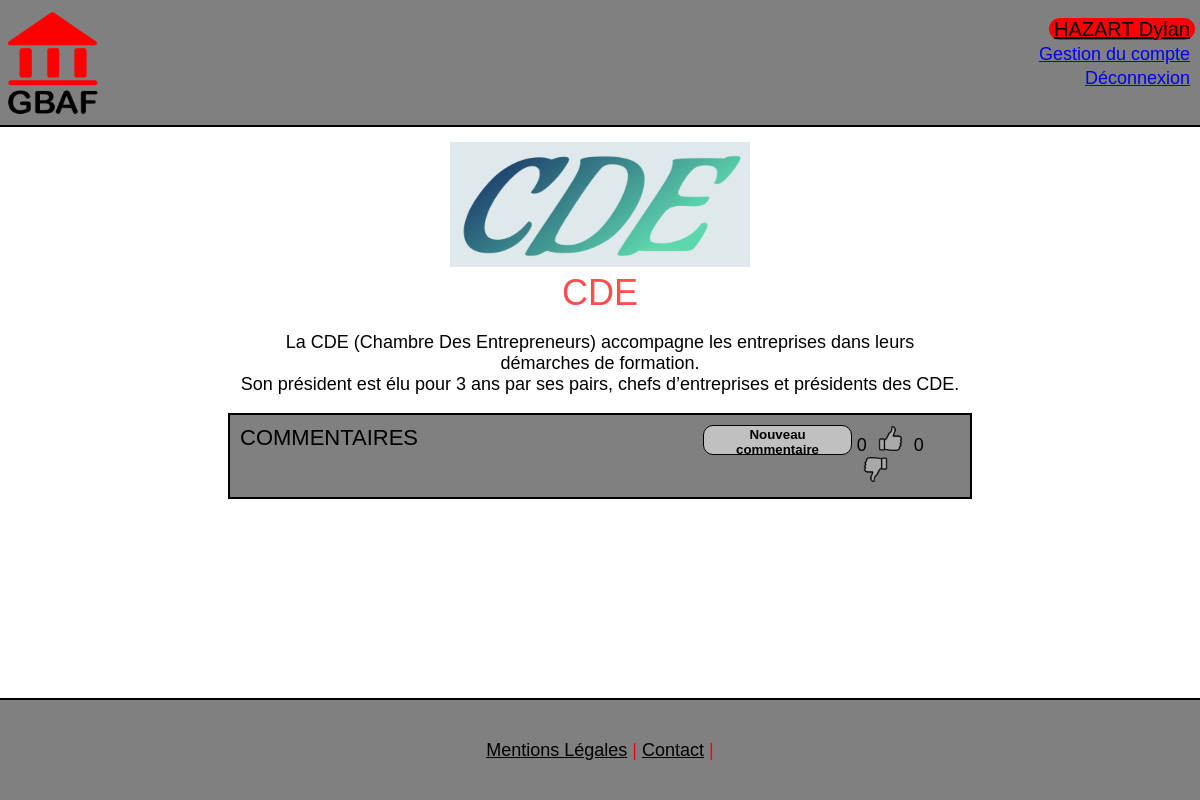
The page /actors.php?acteur=4 (signed in) on the database its author committed.
### tables this page shows
CREATE TABLE `acteur` (
  `id_acteur` int(11) NOT NULL,
  `acteur` varchar(255) NOT NULL,
  `description` text NOT NULL,
  `logo` varchar(255) NOT NULL
);

### actors.php (the view, shortened to what this page needs)
<!DOCTYPE html>
<html lang="fr">
    <head>
    	<link rel="stylesheet" href="css/style.css"/>
    </head>
    <body>
    	<header class="site-header-container">
			<div class="site-header-content"><?php include 'header.php'; ?></div>
		</header>
    	<?php
		try
		{
			$bdd = new PDO('mysql:host=localhost;dbname=oc_gbaf;charset=utf8', 'root', 'root');
		}
		catch(Exception $e)
		{
		    die('Erreur : '.$e->getMessage());
		}
		$id_acteur = $_GET['acteur'];
		$req = $bdd->prepare('SELECT id_acteur, acteur, description, logo FROM acteur WHERE id_acteur = :id_acteur');
		$req->execute(array(
			'id_acteur' => $id_acteur));
		$donnees = $req->fetch();
		?>
		<section class="actor-section-container">
			<img alt="Logo partenaire" src="img/<?php echo htmlspecialchars($donnees['logo']); ?>" alt="Image de présentation de l'acteur">
			<h2>
				<?php echo htmlspecialchars($donnees['acteur']); ?>
			</h2>
			<p>
				<?php echo nl2br(htmlspecialchars($donnees['description'])); ?>
			</p>
		</section>
		<section id="post-list-container">
			<div id="post-list-content-title">
				<h3>COMMENTAIRES</h3>
				<form id="form-add-post-button" method="post" action="add_post.php?acteur=<?php echo $id_acteur;?>">
					<button name="addPostBtn" type="submit" value="addPost">Nouveau commentaire</button>
				</form>
				<div id="likesystem-container">
					<?php include 'likesystem.php'; ?>
				</div>
			</div>
		</section>
		<footer class="site-footer-container">
			<div class="site-footer-content"><?php include 'footer.php'; ?></div>
		</footer>
	</body>
</html>

### css/style.css (style rules this page uses)
body { margin: 0px 0px 150px 0px; font: 18px "Comic Sans", sans-serif; }
h2 { font: 26px "Comic Sans", sans-serif; }
h3 { font: 22px "Comic Sans", sans-serif; }
.site-header-content { height: 125px; display: flex; flex-direction: row; border-bottom: 2px solid black; background-color: rgb(128,128,128); justify-content: center; }
.site-footer-content { display: flex; flex-direction: row; align-items: center; justify-content: center; height: 100px; width: 100%; background-color: rgb(128,128,128); border-top: 2px solid black; position: fixed; bottom: 0; }
.actor-section-container { display: flex; flex-direction: column; text-align: center; margin: 15px auto 0px auto; width: 60%; }
.actor-section-container h2 { font-size: 36px; color: rgba(255,0,0,0.7); margin: 5px 0px 0px 0px; text-transform: uppercase; }
.actor-section-container img { height: 125px; width: 300px; margin-left: auto; margin-right: auto; }
#post-list-container { display: flex; flex-direction: column; border: 2px solid black; background-color: rgb(128,128,128); padding: 10px; width: 60%; margin-left: auto; margin-right: auto; }
#post-list-content-title { display: flex; flex-direction: row; }
#post-list-content-title h3 { margin: 0px; margin-bottom: 20px; width: 68%; }
#form-add-post-button { margin-right: 5px; }
#form-add-post-button button { height: 30px; background-color: rgb(192,192,192); font-weight: 600; border: 1px solid black; border-radius: 10px; }

### rows shown on the page
acteur: logo (picture), acteur "CDE", description "La CDE (Chambre Des Entrepreneurs) accompagne les entreprises dans leurs démarches de formation. Son président est élu pour 3 ans par ses pairs, chefs d’entreprises et présidents des CDE."

### other values the page prints
$_SESSION['nom'] "HAZART"
$_SESSION['prenom'] "Dylan"
getLikes($id_acteur) "0"
getDislikes($id_acteur) "0"
